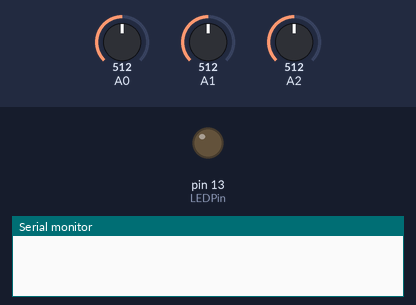
Simulated run of this sketch. Board: Arduino Uno, built with avr-gcc and run on an emulated ATmega328P. On the bench: output pins drawn as LEDs (lit = HIGH), the last lines printed to the serial monitor. The test bench sets the inputs (shaded band); at power-on: A0 = 512, A1 = 512, A2 = 512. Pins used as bus, display or sensor lines are not drawn.

Above: at 1.2 s.
1.3 s: A0 set to 900
At 1.55 s:
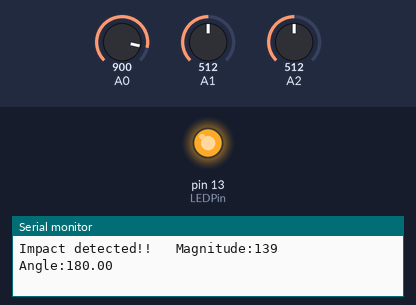
Timing chart, 0 to 4.3 s (numbered marks = the images above; inputs shaded):
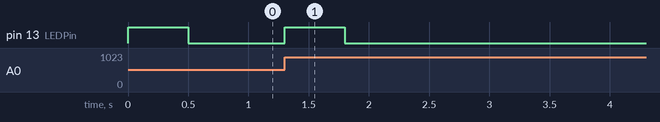

Measured:
- after the input at 1.3 s, pin 13 (LEDPin): LOW → HIGH at once, → LOW 0.50 s later

The sketch:

MMA7361BumpDetector_with_Magnitude_and_Angle.ino
```cpp
/* Using the MMA7361 Accelerometer as an impact sensor
 This is a simple sketch dependent on the work of Russell Cameron (OddBott) of
 Dagu Robots that demonstrates the use of an accelerometer as an impact or "bump" sensor.
 Note that on the Dagu MicroMagician board that the accelerometer is hardwired in.
 This example is for Arduino boards and an outboard MMA7361.  For purposes of
 this demonstration, there is an LED wired to digital pin 13, the sleep pin on the MMA7361
 is on digital 12 and kept HIGH so that the unit doesn't go to sleep, and the X, Y and Z pins
 are attached to analog 0, 1 and 2 respectively.  Almoost all of this code is just lifted wholesale
 from the Micromagician library and examples provided with it.  All I did was define pins and
 adjust it a little for the purpose at hand.
 */

byte updateflag;
int xaxis, yaxis, zaxis;
int deltx, delty, deltz;
int LEDPin = 13;
int sleepPin = 12;
int vibration, magnitude, sensitivity, devibrate;
double angle;
unsigned long time1,time2;

void setup()
{
  pinMode (LEDPin, OUTPUT);
  pinMode (sleepPin, OUTPUT);
  sensitivity=50;
  devibrate=50;
  digitalWrite (sleepPin, HIGH);
  Serial.begin(9600);
  time1=micros();
}

void loop()
{
  if (micros()-time1>1999) Impact();                            // call impact routine every 2mS
  if (millis()-time2<500)                                       // is the time less than 500mS from impact event
  {
    digitalWrite (LEDPin, HIGH);                                // Yes: turn on  LED
  }
  else
  {
    digitalWrite (LEDPin,LOW);                                  // No:  turn off LED
  }

  if(updateflag>0)
  {
    updateflag=0;
    Serial.print("Impact detected!!   Magnitude:");Serial.print(magnitude);
    Serial.print("\t Angle:");Serial.println(angle,2);
  }
}


void Impact()
{
  time1=micros();                                              // resets time value
  int oldx=xaxis;                                             // local variables store previous axis readings for comparison
  int oldy=yaxis;
  int oldz=zaxis;

  vibration--;                                                // loop counter prevents false triggering
  if(vibration<0) vibration=0;                                // as robot vibrates due to impact

  xaxis=analogRead(0);                                        // new axis readings are taken - very time consuming
  yaxis=analogRead(1);                                        // each analogRead takes aproximately 260uS
  zaxis=analogRead(2);
  if(vibration>0) return;                                     // until vibration has subsided no further calculations required

  deltx=xaxis-oldx;                                           // delta between old and new axis readings
  delty=yaxis-oldy;
  deltz=zaxis-oldz;
  magnitude=sqrt(sq(deltx)+sq(delty)+sq(deltz));              // magnitude of delta x,y,z using pythagorus

  if (magnitude>sensitivity)                                  // new impact detected
  {
    updateflag=1;
    double X=xaxis-512;                                       // adjust xaxis reading to +/- 512
    double Y=yaxis-512;                                       // adjust yaxis reading to +/- 512

    angle=atan2(Y,X)*180/PI;                                  // use atan2 to calculate angle and convert radians to degrees
    angle+=180;                                               // OPTIONAL:converts +/- 180 degrees to 0-360 degrees

    vibration=devibrate;                                      // reset anti-vibration counter
    time2=millis();                                           // reset LED timer
  }
  else
  {
    magnitude=0;                                              // reset magnitude of impact to 0
  }
}
```
